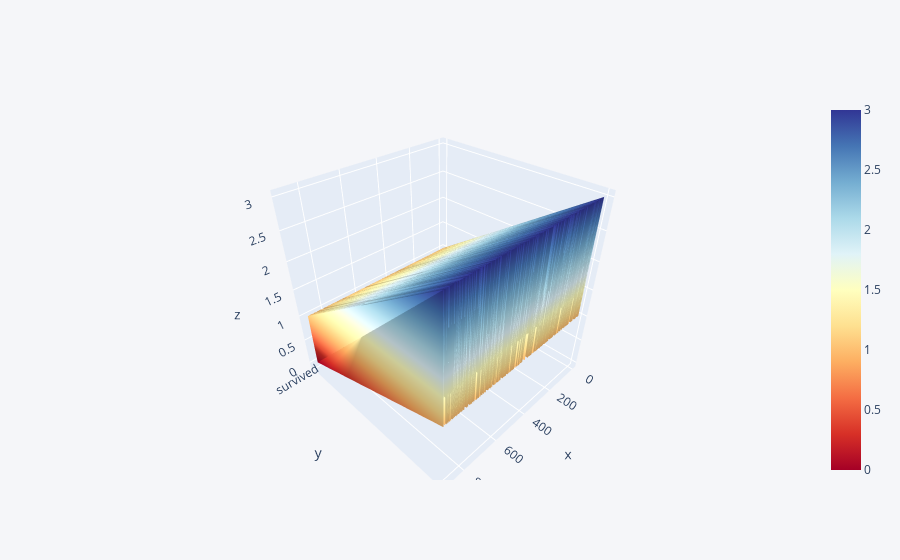

Notebook code cell kept with this figure:
### Code cell
df1[["survived","pclass"]].iplot(kind="surface", colorscale='rdylbu')

### Figure 1 — Plotly figure (JSON) as saved in the notebook; plotly's stock layout.template omitted (floating-point values rounded to 4 significant figures; data arrays with more than 128 entries replaced by an {"elided": "..."} marker saying what was removed)
{"data": [{"colorscale": [[0, "rgb(165,0,38)"], [0.1, "rgb(215,48,39)"], [0.2, "rgb(244,109,67)"], [0.3, "rgb(253,174,97)"], [0.4, "rgb(254,224,144)"], [0.5, "rgb(255,255,191)"], [0.6, "rgb(224,243,248)"], [0.7, "rgb(171,217,233)"], [0.8, "rgb(116,173,209)"], [0.9, "rgb(69,117,180)"], [1, "rgb(49,54,149)"]], "type": "surface", "x": {"elided": "891 int values"}, "y": ["survived", "pclass"], "z": {"elided": "2x891 int values"}}], "layout": {"legend": {"bgcolor": "#F5F6F9", "font": {"color": "#4D5663"}}, "paper_bgcolor": "#F5F6F9", "plot_bgcolor": "#F5F6F9", "title": {"font": {"color": "#4D5663"}}, "xaxis": {"gridcolor": "#E1E5ED", "showgrid": true, "tickfont": {"color": "#4D5663"}, "title": {"font": {"color": "#4D5663"}, "text": ""}, "zerolinecolor": "#E1E5ED"}, "yaxis": {"gridcolor": "#E1E5ED", "showgrid": true, "tickfont": {"color": "#4D5663"}, "title": {"font": {"color": "#4D5663"}, "text": ""}, "zerolinecolor": "#E1E5ED"}}}
